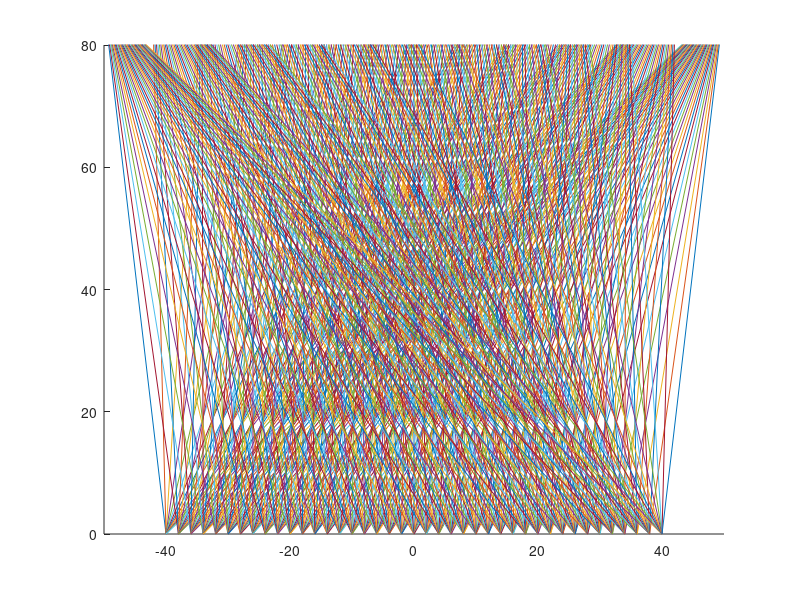

This figure's MATLAB source:
%draw hogel rays
%get an idea of hogel to voxel representation
%1 dimensional case

renderArea = [-50 50 0 80];
hogels = -40:2:40;
degreeResolution = (-30:5:30)/180*pi;
figure
hold on
for i=1:length(hogels)
    for j=1:length(degreeResolution)
        rayx = [hogels(i) 100*sin(degreeResolution(j))];
        rayy = [0 100*cos(degreeResolution(j))];
        plot(rayx,rayy,'-');
    end
end
axis(renderArea);